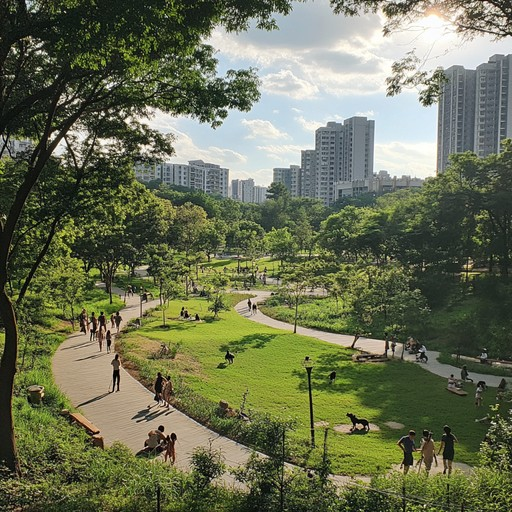
#> input picture opencv_project/image1.jpg, 512 x 512 px, found by its file name
$ python edgedetection.py   (older library calls are emulated)
#> lines starting #> are read from the running program, lines starting #| are printed output that depends on the picture
#gradient
import cv2
import numpy as np
img = cv2.imread("image1.jpg")
#> img is the input picture: shape (512, 512, 3); mean B, G, R 84.6, 112.3, 106.5
gray = cv2.cvtColor(img, cv2.COLOR_BGR2GRAY)
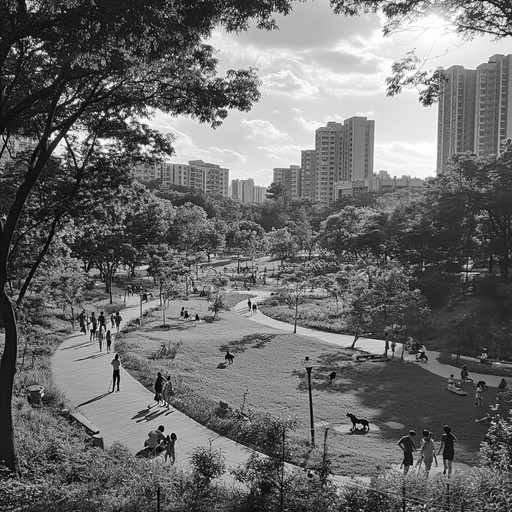
#> gray: shape (512, 512); min 0, max 255, mean 107.4
cv2.imshow("Original Image", img)
cv2.imshow("Grayscale Image", gray)
# --------------------------------------------------
# 1. Laplacian Gradient
# Detects edges in all directions using the second derivative.
# --------------------------------------------------
laplacian = cv2.Laplacian(gray, cv2.CV_64F)
laplacian = np.uint8(np.absolute(laplacian))
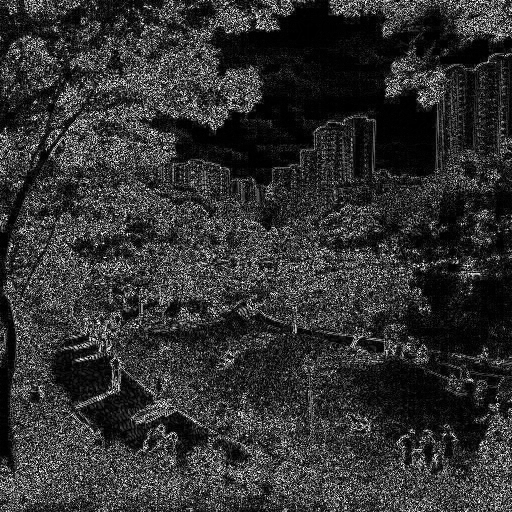
#> laplacian: shape (512, 512); min 0, max 255, mean 49.3

cv2.imshow("Laplacian Gradient", laplacian)

# --------------------------------------------------
# 2. Sobel X Gradient
# Detects vertical edges (changes along the X-direction).
# --------------------------------------------------
sobelx = cv2.Sobel(gray, cv2.CV_64F, 1, 0)
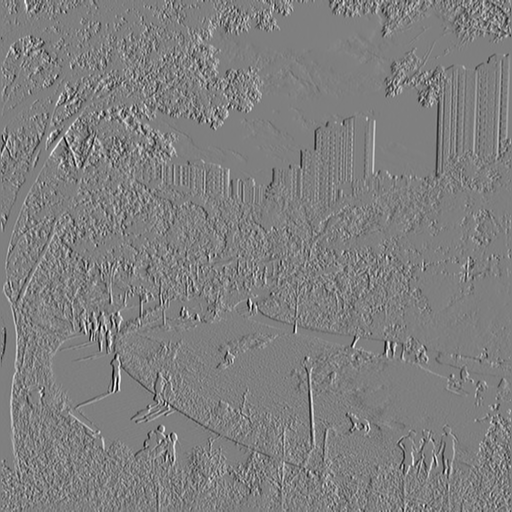
#> sobelx: shape (512, 512) float64; min -825, max 826, mean 0.6; drawn with min black and max white
sobelx = np.uint8(np.absolute(sobelx))
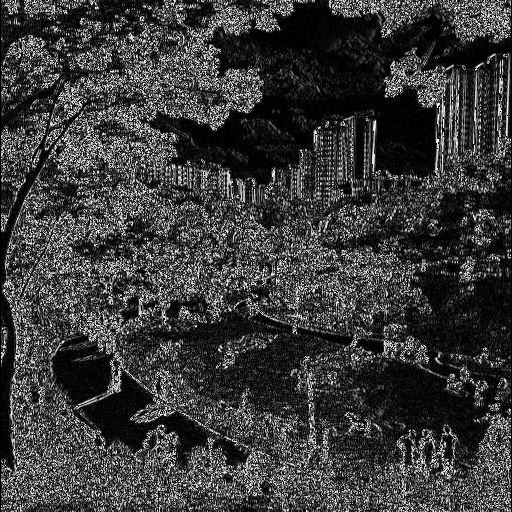
#> sobelx: shape (512, 512); min 0, max 255, mean 58.6

cv2.imshow("Sobel X", sobelx)

# --------------------------------------------------
# 3. Sobel Y Gradient
# Detects horizontal edges (changes along the Y-direction).
# --------------------------------------------------
sobely = cv2.Sobel(gray, cv2.CV_64F, 0, 1)
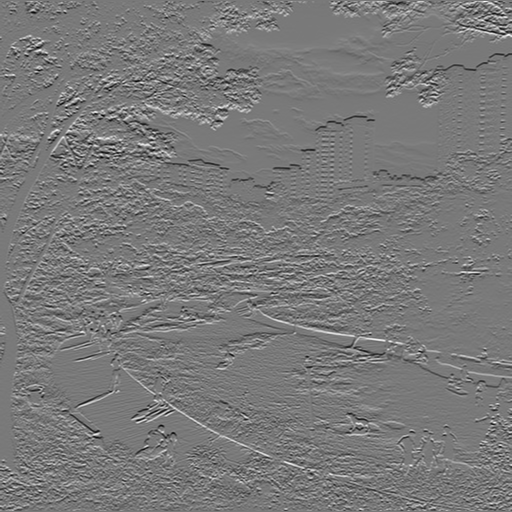
#> sobely: shape (512, 512) float64; min -774, max 847, mean -0.5; drawn with min black and max white
sobely = np.uint8(np.absolute(sobely))
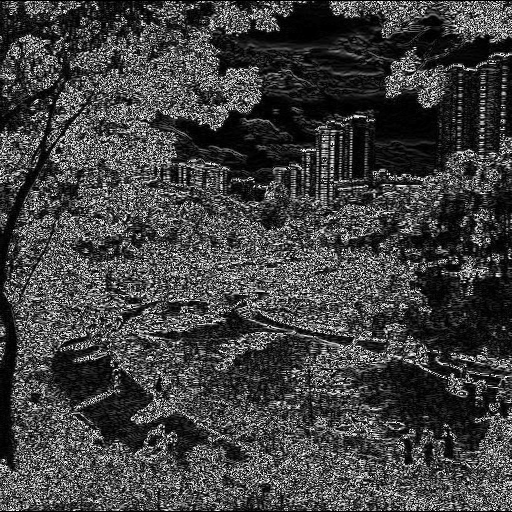
#> sobely: shape (512, 512); min 0, max 255, mean 64.8

cv2.imshow("Sobel Y", sobely)

# --------------------------------------------------
# 4. Combined Sobel Gradient
# Combines Sobel X and Sobel Y to detect edges in both directions.
# --------------------------------------------------
combined = cv2.bitwise_or(sobelx, sobely)
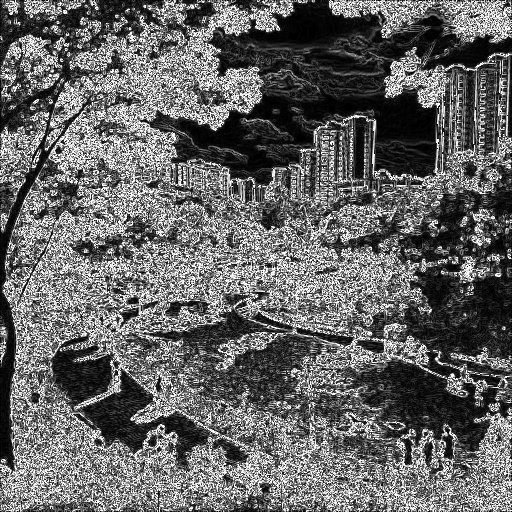
#> combined: shape (512, 512); min 0, max 255, mean 101.1

cv2.imshow("Combined Sobel", combined)

# Wait until a key is pressed
cv2.waitKey(0)
cv2.destroyAllWindows()
